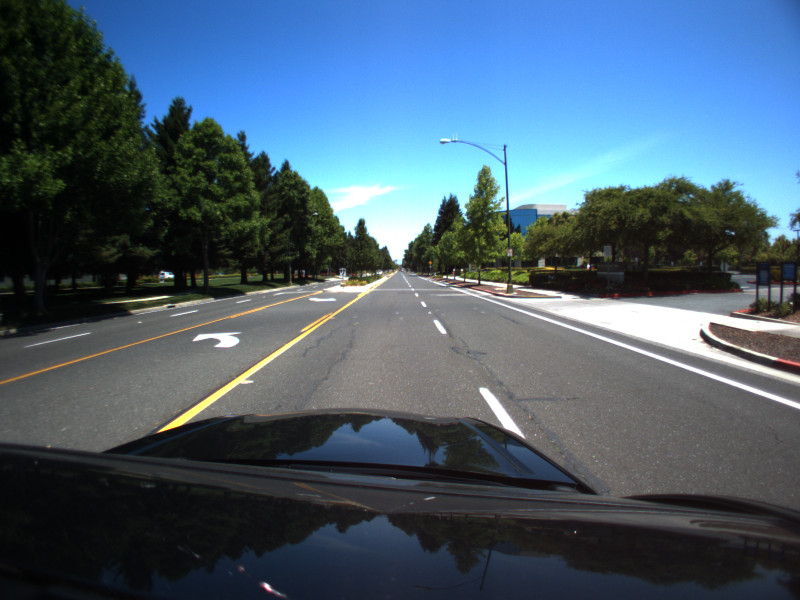
#> input picture RoadMarkingDetection/MultipleTemplates/img.jpg, 800 x 600 px
$ python -i RMDetect.py   (imports and definitions only)   (older library calls are emulated)
#> lines starting #> are read from the running program, lines starting #| are printed output that depends on the picture; after the words box and inside, x2 and y2 are one past the last pixel; in counts of white or black regions, pixels touching at a corner belong together
#> further down, picture is the input picture: shape (600, 800, 3); mean B, G, R 110.9, 94.3, 73.3
from __future__ import division
import cv2
#to show the image
from matplotlib import pyplot as plt
import numpy as np
from math import cos, sin

green = (0, 255, 0)

def show(image):
    # Figure size in inches
    plt.figure(figsize=(10, 10))

    # Show image, with nearest neighbour interpolation
    plt.imshow(image, interpolation='nearest')

def overlay_mask(mask, image):
	#make the mask rgb
    rgb_mask = cv2.cvtColor(mask, cv2.COLOR_GRAY2RGB)
    #calculates the weightes sum of two arrays. in our case image arrays
    #input, how much to weight each.
    #optional depth value set to 0 no need
    img = cv2.addWeighted(rgb_mask, 0.5, image, 0.5, 0)
    return img

def find_biggest_contour(image):
    biggest_contour = None
    contour_sizes = None
    mask = None
    # Copy
    image = image.copy()
    #input, gives all the contours, contour approximation compresses horizontal,
    #vertical, and diagonal segments and leaves only their end points. For example,
    #an up-right rectangular contour is encoded with 4 points.
    #Optional output vector, containing information about the image topology.
    #It has as many elements as the number of contours.
    #we dont need it
    _, contours, hierarchy = cv2.findContours(image, cv2.RETR_LIST, cv2.CHAIN_APPROX_SIMPLE)

    # Isolate largest contour
    contour_sizes = [(cv2.contourArea(contour), contour) for contour in contours]

    biggest_contour = max(contour_sizes, key=lambda x: x[0])[1]

    mask = np.zeros(image.shape, np.uint8)
    cv2.drawContours(mask, [biggest_contour], -1, 255, -1)

    return biggest_contour, mask


def circle_contour(image, contour):
	# Bounding ellipse
	image_with_ellipse = image.copy()
    #easy function

	ellipse = cv2.fitEllipse(contour)
	cv2.ellipse(image_with_ellipse, ellipse, green, 2)

	return image_with_ellipse


def find_roadmarking(image):
    #RGB stands for Red Green Blue. Most often, an RGB color is stored
    #in a structure or unsigned integer with Blue occupying the least
    #second least, and Red the third least. BGR is the same, except the
    #order of areas is reversed. Red occupies the least significant area,
    # Green the second (still), and Blue the third.
    # we'll be manipulating pixels directly
    #most compatible for the transofrmations we're about to do
    image = cv2.cvtColor(image, cv2.COLOR_BGR2RGB)

    # Make a consistent size
    #get largest dimension
    max_dimension = max(image.shape)
#> max_dimension = 800
    #The maximum window size is 700 by 660 pixels. make it fit in that
    scale = 700/max_dimension
#> scale = 0.875
    #resize it. same width and hieght none since output is 'image'.
    image = cv2.resize(image, None, fx=scale, fy=scale)
#> image: shape (525, 700, 3)

    # Set ROI
    image = image[190:400, 1:800]
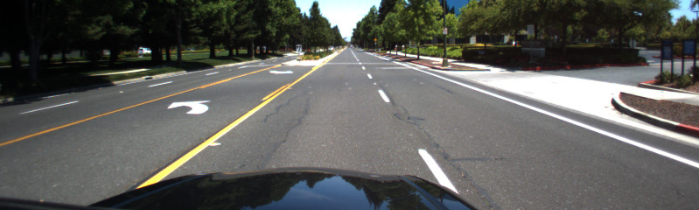
#> image: shape (210, 699, 3); mean R, G, B 92.8, 93.4, 89.6
    #cv2.imshow('image', image)
    #cv2.waitKey(0)

    #we want to eliminate noise from our image. clean. smooth colors without
    #dots
    # Blurs an image using a Gaussian filter. input, kernel size, how much to filter, empty)
    image_blur = cv2.GaussianBlur(image, (7, 7), 0)
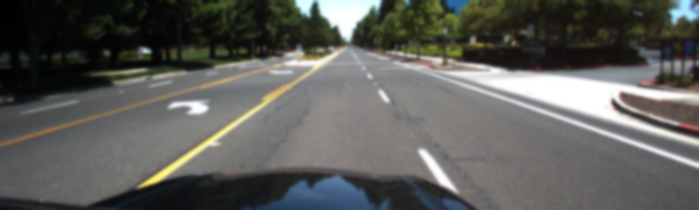
#> image_blur: shape (210, 699, 3); mean R, G, B 92.8, 93.4, 89.5
    #t unlike RGB, HSV separates luma, or the image intensity, from
    # chroma or the color information.
    #just want to focus on color, segmentation
    image_blur_hsv = cv2.cvtColor(image_blur, cv2.COLOR_RGB2HSV)
#> image_blur_hsv: shape (210, 699, 3); mean H, S, V 53.5, 36.8, 96.5

    # Filter by colour
    # 0-10 hue
    #minimum red amount, max red amount
    min_red = np.array([0, 0, 200])
    max_red = np.array([180, 255, 255])
    #layer
    mask = cv2.inRange(image_blur_hsv, min_red, max_red)
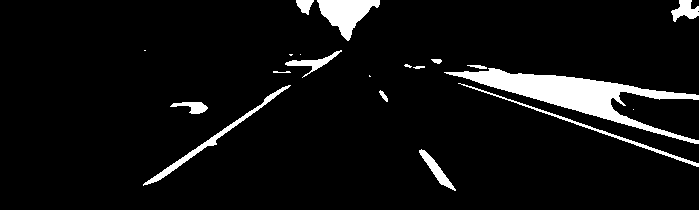
#> mask: shape (210, 699); 6.5% white; 20 white regions (6 under 20 px), largest, box (x1, y1, x2, y2) and area: (444, 68, 699, 144) 4990, (317, 0, 380, 41) 1316, (143, 85, 291, 186) 858

    #birghtness of a color is hue
    # 170-180 hue
    #min_red2 = np.array([170, 100, 80])
    #max_red2 = np.array([180, 256, 256])
    #mask2 = cv2.inRange(image_blur_hsv, min_red2, max_red2)

    #looking for what is in both ranges
    # Combine masks
    #mask = mask1 + mask2

    # Clean up
    #we want to circle our strawberry so we'll circle it with an ellipse
    #with a shape of 15x15
    kernel = cv2.getStructuringElement(cv2.MORPH_ELLIPSE, (15, 15))
    #morph the image. closing operation Dilation followed by Erosion.
    #It is useful in closing small holes inside the foreground objects,
    #or small black points on the object.
    mask_closed = cv2.morphologyEx(mask, cv2.MORPH_CLOSE, kernel)
#> mask_closed: shape (210, 699); 8.4% white; 11 white regions (2 under 20 px), largest, box (x1, y1, x2, y2) and area: (444, 65, 699, 167) 7821, (143, 50, 342, 186) 1662, (296, 0, 380, 41) 1600
    #erosion followed by dilation. It is useful in removing noise
    mask_clean = cv2.morphologyEx(mask_closed, cv2.MORPH_OPEN, kernel)
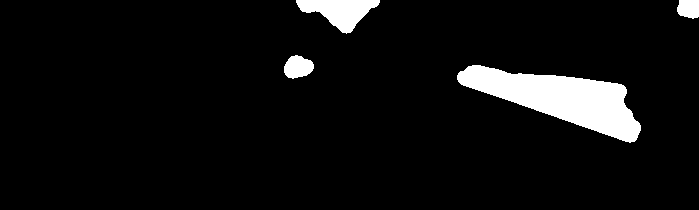
#> mask_clean: shape (210, 699); 6.2% white; 4 white regions

    # Find biggest strawberry
    #get back list of segmented strawberries and an outline for the biggest one
    big_strawberry_contour, mask_strawberries = find_biggest_contour(mask_clean)
#> in find_biggest_contour, `_, contours, hierarchy = cv2.findContours(image, cv2.RETR_LIST, cv2.CH..`: contours = 4 contours; box (x1, y1, x2, y2) and area: (457, 65, 641, 143) 6490, (296, 0, 380, 34) 1428, (284, 55, 314, 79) 484, (677, 0, 699, 19) 325
#> in find_biggest_contour, `contour_sizes = [(cv2.contourArea(contour), contour) for contour in co..`: contour_sizes = 4 items
#> in find_biggest_contour, `biggest_contour = max(contour_sizes, key=lambda x: x[0])[1]`: biggest_contour = contour of 212 points, box (x1, y1, x2, y2) (457, 65, 641, 143), area 6490
#> in find_biggest_contour, `cv2.drawContours(mask, [biggest_contour], -1, 255, -1)`:
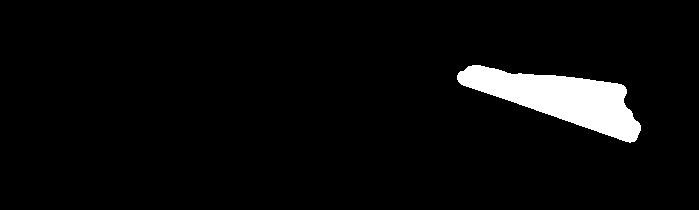
#> mask: shape (210, 699); 4.6% white; 1 white region, box (x1, y1, x2, y2) and area: (457, 65, 641, 143) 6694
#> big_strawberry_contour has the same summary as biggest_contour in find_biggest_contour

    # Overlay cleaned mask on image
    # overlay mask on image, strawberry now segmented
    overlay = overlay_mask(mask_clean, image)
#> in overlay_mask, `rgb_mask = cv2.cvtColor(mask, cv2.COLOR_GRAY2RGB)`: rgb_mask: shape (210, 699, 3); 6.2% white; 4 white regions, box (x1, y1, x2, y2) and area: (457, 65, 641, 143) 6694, (296, 0, 380, 34) 1519, (284, 55, 314, 79) 522, (677, 0, 699, 19) 360
#> in overlay_mask, `img = cv2.addWeighted(rgb_mask, 0.5, image, 0.5, 0)`:
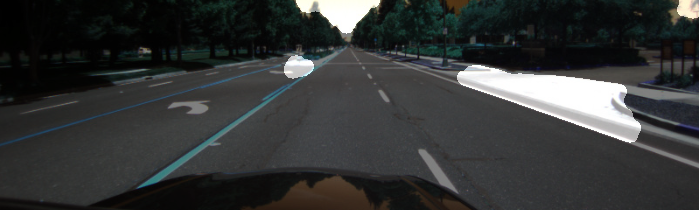
#> img: shape (210, 699, 3); mean B, G, R 54.3, 54.6, 52.7

    # Circle biggest strawberry
    #circle the biggest one
    circled = circle_contour(overlay, big_strawberry_contour)
#> in circle_contour, `ellipse = cv2.fitEllipse(contour)`: ellipse = ((568.6, 99.56), (48.67, 206.8), 105.4)
#> in circle_contour, `cv2.ellipse(image_with_ellipse, ellipse, green, 2)`:
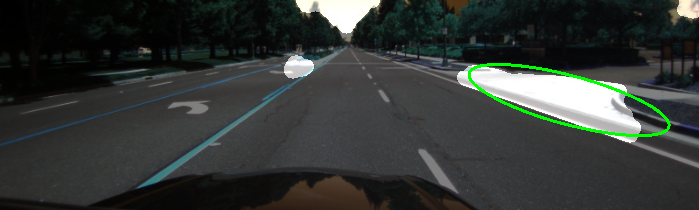
#> image_with_ellipse: shape (210, 699, 3); 0.9% of pixels changed, all inside (x1, y1, x2, y2) = (468, 63, 671, 137)
    show(circled)

    #we're done, convert back to original color scheme
    bgr = cv2.cvtColor(circled, cv2.COLOR_RGB2BGR)

    return bgr


def main():

	for i in range(1,1433):
		#Generate filename
		if(i<=9):
			filename = "../RoadMarkings/roadmark_000" + str(i) + ".jpg";
		elif(i>=10 and i<=99):
			filename = "../RoadMarkings/roadmark_00" + str(i) + ".jpg";
		elif(i>=100 and i<=999):
			filename = "../RoadMarkings/roadmark_0" + str(i) + ".jpg";
		else:
			filename = "../RoadMarkings/roadmark_" + str(i) + ".jpg";

		#read the image
		image = cv2.imread(filename)

		#detect it
		result = find_roadmarking(image)

		#Display results
		cv2.imshow('RoadMarkings', result)
		cv2.waitKey(10)

# [2 lines not run here, left out]

>>> import cv2
>>> picture = cv2.imread('../MultipleTemplates/img.jpg')
>>> result = find_roadmarking(picture)
